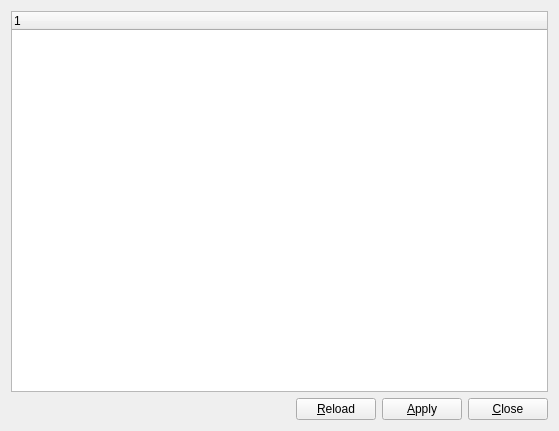
<?xml version="1.0" encoding="UTF-8"?>
<ui version="4.0">
 <class>frmRegions</class>
 <widget class="QWidget" name="frmRegions">
  <property name="geometry">
   <rect>
    <x>0</x>
    <y>0</y>
    <width>559</width>
    <height>431</height>
   </rect>
  </property>
  <property name="windowTitle">
   <string>Form</string>
  </property>
  <layout class="QGridLayout" name="gridLayout">
   <item row="0" column="0">
    <widget class="QTreeWidget" name="treeWidget">
     <property name="toolTip">
      <string>This widget allows to view and edit the Regions model; this is a nested set representation of the regions, and therefore it supports an infinite number of levels; to edit any item property, just double-click over it;</string>
     </property>
     <property name="statusTip">
      <string>This widget allows to view and edit the Regions model;</string>
     </property>
     <property name="whatsThis">
      <string>This widget allows to view and edit the Regions model; this is a nested set representation of the regions, and therefore it supports an infinite number of levels; to edit any item property, just double-click over it;</string>
     </property>
     <property name="alternatingRowColors">
      <bool>true</bool>
     </property>
     <column>
      <property name="text">
       <string notr="true">1</string>
      </property>
     </column>
    </widget>
   </item>
   <item row="1" column="0">
    <layout class="QHBoxLayout" name="horizontalLayout">
     <item>
      <spacer name="horizontalSpacer">
       <property name="orientation">
        <enum>Qt::Horizontal</enum>
       </property>
       <property name="sizeHint" stdset="0">
        <size>
         <width>268</width>
         <height>20</height>
        </size>
       </property>
      </spacer>
     </item>
     <item>
      <widget class="QPushButton" name="pushRefresh">
       <property name="toolTip">
        <string>Reload Tree</string>
       </property>
       <property name="statusTip">
        <string>Reloads Tree from the Database</string>
       </property>
       <property name="text">
        <string>&amp;Reload</string>
       </property>
       <property name="icon">
        <iconset resource="app_new.qrc">
         <normaloff>:/app_new/reload.png</normaloff>:/app_new/reload.png</iconset>
       </property>
      </widget>
     </item>
     <item>
      <widget class="QPushButton" name="pushApply">
       <property name="sizePolicy">
        <sizepolicy hsizetype="Fixed" vsizetype="Fixed">
         <horstretch>0</horstretch>
         <verstretch>0</verstretch>
        </sizepolicy>
       </property>
       <property name="toolTip">
        <string>Accept Changes</string>
       </property>
       <property name="statusTip">
        <string>Accept Changes</string>
       </property>
       <property name="whatsThis">
        <string>Accepts Changes</string>
       </property>
       <property name="text">
        <string>&amp;Apply</string>
       </property>
      </widget>
     </item>
     <item>
      <widget class="QPushButton" name="pushClose">
       <property name="sizePolicy">
        <sizepolicy hsizetype="Fixed" vsizetype="Fixed">
         <horstretch>0</horstretch>
         <verstretch>0</verstretch>
        </sizepolicy>
       </property>
       <property name="toolTip">
        <string>Cancel Changes</string>
       </property>
       <property name="statusTip">
        <string>Cancel Changes</string>
       </property>
       <property name="whatsThis">
        <string>Cancels Changes</string>
       </property>
       <property name="text">
        <string>&amp;Close</string>
       </property>
      </widget>
     </item>
    </layout>
   </item>
  </layout>
 </widget>
 <tabstops>
  <tabstop>treeWidget</tabstop>
  <tabstop>pushRefresh</tabstop>
  <tabstop>pushApply</tabstop>
  <tabstop>pushClose</tabstop>
 </tabstops>
 <resources>
  <include location="app_new.qrc"/>
 </resources>
 <connections>
  <connection>
   <sender>pushApply</sender>
   <signal>clicked()</signal>
   <receiver>frmRegions</receiver>
   <slot>Apply()</slot>
   <hints>
    <hint type="sourcelabel">
     <x>430</x>
     <y>409</y>
    </hint>
    <hint type="destinationlabel">
     <x>279</x>
     <y>215</y>
    </hint>
   </hints>
  </connection>
  <connection>
   <sender>pushRefresh</sender>
   <signal>clicked()</signal>
   <receiver>frmRegions</receiver>
   <slot>reload()</slot>
   <hints>
    <hint type="sourcelabel">
     <x>349</x>
     <y>407</y>
    </hint>
    <hint type="destinationlabel">
     <x>279</x>
     <y>215</y>
    </hint>
   </hints>
  </connection>
  <connection>
   <sender>treeWidget</sender>
   <signal>itemChanged(QTreeWidgetItem*,int)</signal>
   <receiver>frmRegions</receiver>
   <slot>treeEdited()</slot>
   <hints>
    <hint type="sourcelabel">
     <x>279</x>
     <y>198</y>
    </hint>
    <hint type="destinationlabel">
     <x>279</x>
     <y>215</y>
    </hint>
   </hints>
  </connection>
 </connections>
 <slots>
  <slot>Apply()</slot>
  <slot>reload()</slot>
  <slot>treeEdited()</slot>
 </slots>
</ui>
